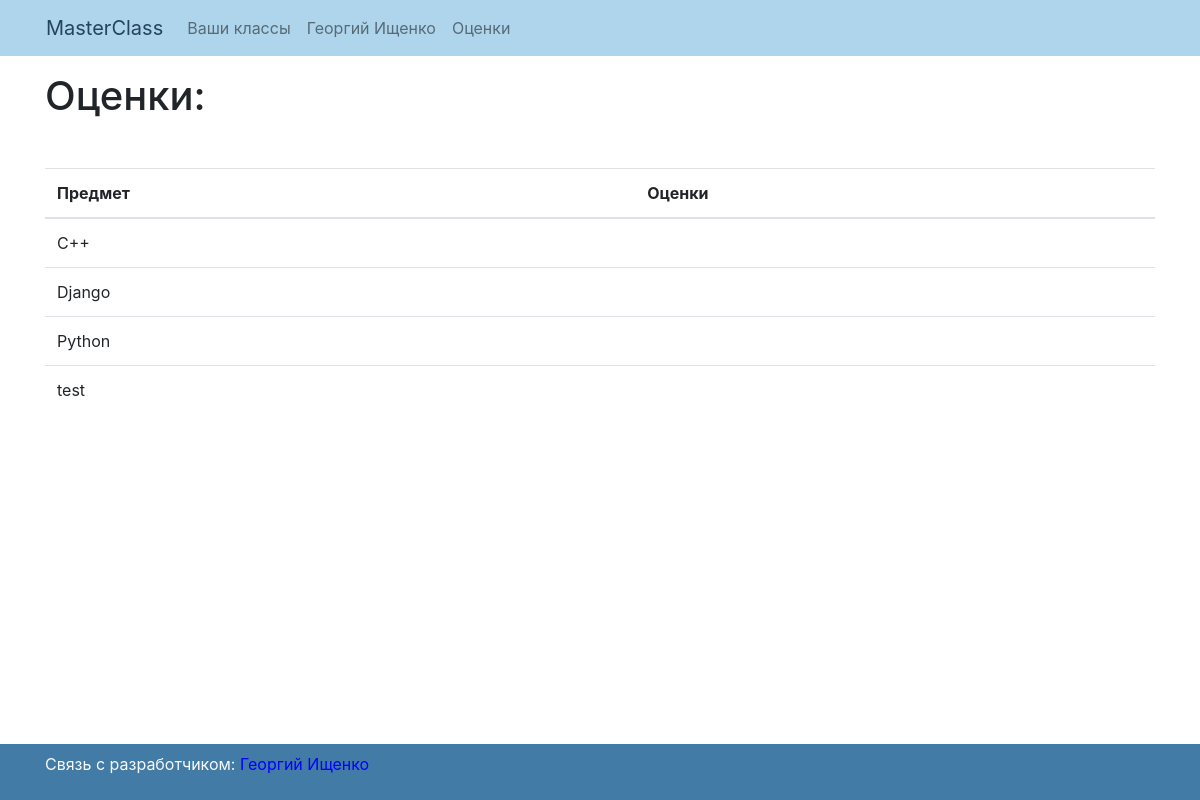
The app's page /im/marks (signed in) with its own data.
### my_class/models.py (models this page shows, shortened)
class Class(models.Model):
    IT = 'IT'
    ALGEBRA = 'AL'
    BIOLOGY = 'BI'
    GEOMETRY = 'GM'
    GEOGRAPHY = 'GG'
    LINGUISTICS = 'LG'
    MATH = 'MA'
    CATEGORIES = [
        (IT, 'IT'),
        (ALGEBRA, 'Алгебра'),
        (BIOLOGY, 'Биология'),
        (GEOMETRY, 'География'),
        (GEOGRAPHY, 'Геометрия'),
        (LINGUISTICS, 'Лингвистика'),
        (MATH, 'Математика')
    ]
    name = models.CharField(max_length=128)
    teacher = models.ForeignKey(settings.AUTH_USER_MODEL, on_delete=models.CASCADE, null=True, blank=True)
    category = models.CharField(max_length=32, choices=CATEGORIES, blank=True, null=True)
    class Meta:
        verbose_name = "Классы"
        verbose_name_plural = "Классы"

### my_class/views.py (the view)
# urls.py: path('im/marks', marks),
@login_required
def marks(request):
    table = []
    user_classes = request.user.profile.classes
    for current_class in user_classes.all():
        table.append({'class': current_class.name, 'marks': StudentAnswer.objects.filter(current_class=current_class,
                                                                                         author=request.user.profile).exclude(
            mark=None)})
    print(table)
    return render(request, 'profile_marks.html', {
        'table': table,
    })

### my_class/templates/profile_marks.html (shortened to what this page needs)
{% extends "base.html" %}
{% block content %}
<div class="container mt-3">
    <h1>Оценки:</h1>
    <table class="table table-hover mt-5">
          <thead>
            <tr>
                <th scope="col">Предмет</th>
                <th scope="col">Оценки</th>
            </tr>
          </thead>
          <tbody>
            {% for el in table %}
            <tr>
                <td>{{el.class}}</td>
                <td>
                </td>
            </tr>
            {% endfor %}
          </tbody>
        </table>
        </div>
{% endblock %}

### my_class/templates/base.html (shortened to what this page needs)
{% load static %}
<!doctype html>
<html>
  <head>
  	<link href="{% static 'vendor/bootstrap/css/bootstrap.min.css' %}" rel="stylesheet">
  </head>
  <header>
    <div style="background-color: #AFD5EC;">
      <nav class="container navbar navbar-expand-lg navbar-light">
        <a class="navbar-brand" href="/homepage" style="color: #24445c;">MasterClass</a>
        <div class="collapse navbar-collapse" id="navbarNavAltMarkup">
          <div class="navbar-nav">
            <a class="nav-link" href="/classes">Ваши классы</a>
            <a class="nav-link" href="/im">{{request.user.first_name}} {{request.user.last_name}}</a>
            <a class="nav-link" href="/im/marks">Оценки</a>
          </div>
        </div>
      </nav>
    </div>
  </header>
  <body style="padding-bottom: 100px;">
    {% block content %}
    {% endblock %}
  </body>
  <footer class="footer py-2 mt-auto navbar fixed-bottom" style="background-color: #427BA6;">
      <div class="container">
        <p class="text-light">Связь с разработчиком: <a href="mailto:ishchenko.georgii@lit1533.ru" style="color: blue;">Георгий Ищенко</a></p>
      </div>
  </footer>
</html>

### records on screen
Class: class "С++"
Class: class "Django"
Class: class "Python"
Class: class "test"

### other values on screen
{{ request.user.first_name }} "Георгий"
{{ request.user.last_name }} "Ищенко"
